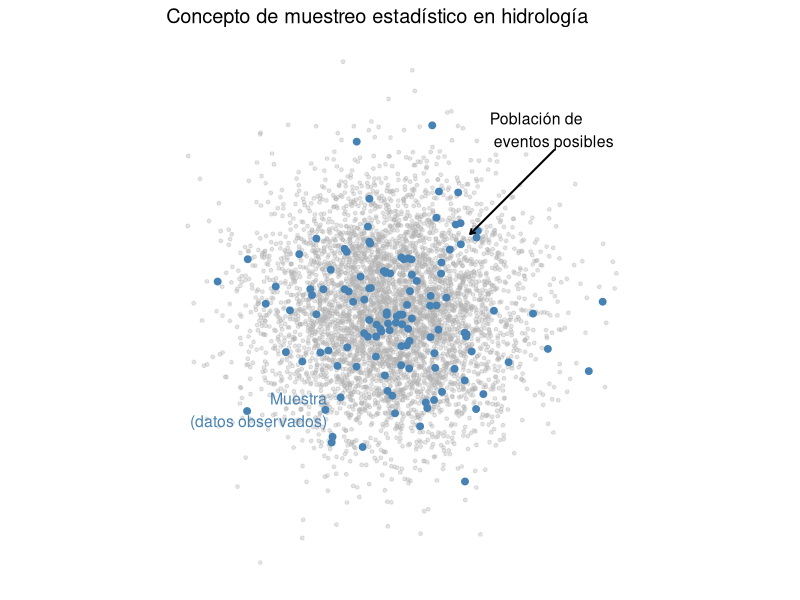
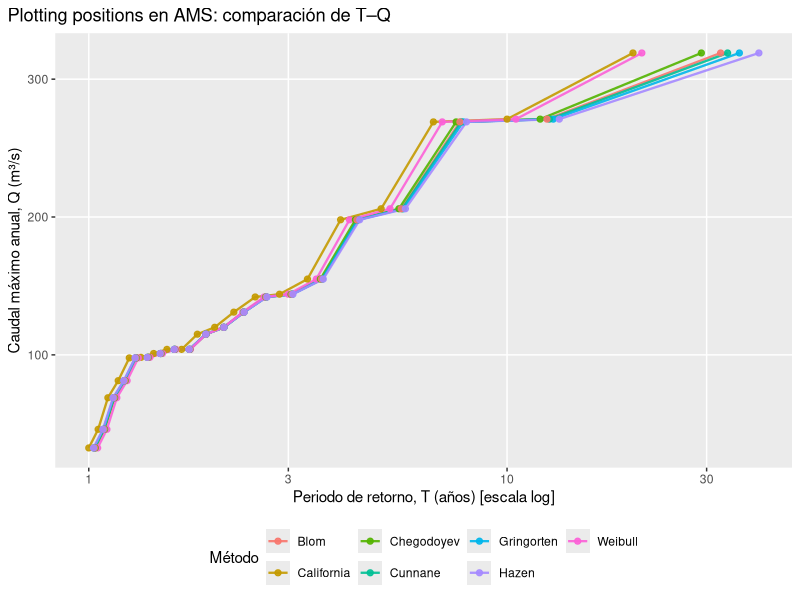

These charts were generated, in order, by the following R code:
## ---- chunk 1
#| label: fig-plot130
#| fig-cap: "Población completa vs muestra observada"
#| class: fig-border

# ============================================================
# Ilustración del concepto de muestreo estadístico en hidrología
# Población completa vs muestra observada
# ============================================================

library(tidyverse)

set.seed(123)

# ------------------------------------------------------------
# 1) Generar "población" de eventos hidrológicos posibles
# ------------------------------------------------------------
poblacion <- tibble(
  x = rnorm(5000, mean = 0, sd = 1),
  y = rnorm(5000, mean = 0, sd = 1),
  Tipo = "Población"
)

# ------------------------------------------------------------
# 2) Extraer una muestra limitada
# ------------------------------------------------------------
muestra <- poblacion %>%
  slice_sample(n = 120) %>%
  mutate(Tipo = "Muestra")

# ------------------------------------------------------------
# 3) Gráfico esquemático
# ------------------------------------------------------------
ggplot() +
  geom_point(
    data = poblacion,
    aes(x = x, y = y),
    color = "grey70",
    alpha = 0.35,
    size = 1
  ) +
  geom_point(
    data = muestra,
    aes(x = x, y = y),
    color = "steelblue",
    size = 2
  ) +
  annotate(
    "segment",
    x = 2.5, xend = 1.2,
    y = 2.5, yend = 1.2,
    arrow = arrow(length = unit(0.15, "cm")),
    linewidth = 0.7
  ) +
  annotate(
    "text",
    x = 1.5, y = 2.8,
    label = "Población de \n eventos posibles",
    hjust = 0,
    size = 4
  ) +
  annotate(
    "text",
    x = -1.0, y = -1.5,
    label = "Muestra\n(datos observados)",
    hjust = 1,
    size = 4,
    color = "steelblue"
  ) +
  coord_equal() +
  labs(
    title = "Concepto de muestreo estadístico en hidrología"
  ) +
  theme_minimal(base_size = 12) +
  theme(
    axis.title = element_blank(),
    axis.text  = element_blank(),
    axis.ticks = element_blank(),
    panel.grid = element_blank()
  )


## ---- chunk 2
#| label: tbl-caudales-log
#| tbl-cap: "Serie de máximos anuales de caudal y caudal logarítmico."
#| echo: false
#| message: false
#| warning: false

library(tidyverse)
library(kableExtra)

# ------------------------------------------------------------
# Tabla base: Caudales máximos anuales y log10(Q)
# ------------------------------------------------------------
tabla_caudales <- tibble::tribble(
  ~m, ~`Q_max (m^3/s)`, ~`log10(Q_max)`,
   1, 319.0, 2.504,
   2, 271.0, 2.433,
   3, 269.0, 2.430,
   4, 206.0, 2.314,
   5, 198.0, 2.297,
   6, 155.0, 2.190,
   7, 144.0, 2.158,
   8, 142.0, 2.152,
   9, 131.0, 2.117,
  10, 120.0, 2.079,
  11, 115.0, 2.061,
  12, 104.0, 2.017,
  13, 104.0, 2.017,
  14, 101.0, 2.004,
  15,  98.2, 1.992,
  16,  97.8, 1.990,
  17,  81.3, 1.910,
  18,  68.9, 1.838,
  19,  46.0, 1.663,
  20,  32.5, 1.512
)

# ------------------------------------------------------------
# kableExtra
# ------------------------------------------------------------
tabla_caudales %>%
  mutate(
    `Q_max (m^3/s)` = round(`Q_max (m^3/s)`, 1),
    `log10(Q_max)`  = round(`log10(Q_max)`, 3)
  ) %>%
  kbl(
    booktabs = TRUE,
    format = "html",
    align = c("c", "c", "c"),
    col.names = c("Orden m", "Q máximo (m³/s)", "log₁₀(Q máximo)"),
    escape = FALSE
  ) %>%
  kable_classic(html_font = "Latin Modern Roman") %>%
  kable_styling(
    full_width = FALSE,
    bootstrap_options = c("hover", "condensed")
  ) %>%
  row_spec(0, bold = TRUE)

## ---- chunk 3
#| label: tbl-plotpos-ams
#| tbl-cap: "Periodos de retorno (años) por método de plotting positions (AMS, n=20)."
#| echo: false
#| message: false
#| warning: false

library(tidyverse)
library(kableExtra)

# ------------------------------------------------------------
# Datos (AMS) transcritos de la tabla proporcionada
# ------------------------------------------------------------
ams_tbl <- tibble::tribble(
  ~Qmax, ~logQ, ~m, ~California, ~Weibull, ~Chegodoyev, ~Gringorten, ~Cunnane, ~Blom, ~Hazen,
  319.0, 2.504,  1, 20.000, 21.000, 29.143, 35.929, 33.667, 32.400, 40.000,
  271.0, 2.433,  2, 10.000, 10.500, 12.000, 12.897, 12.625, 12.462, 13.333,
  269.0, 2.430,  3,  6.667,  7.000,  7.556,  7.859,  7.769,  7.714,  8.000,
  206.0, 2.314,  4,  5.000,  5.250,  5.514,  5.652,  5.611,  5.586,  5.714,
  198.0, 2.297,  5,  4.000,  4.200,  4.340,  4.412,  4.391,  4.378,  4.444,
  155.0, 2.190,  6,  3.333,  3.500,  3.579,  3.619,  3.607,  3.600,  3.636,
  144.0, 2.158,  7,  2.857,  3.000,  3.045,  3.067,  3.061,  3.057,  3.077,
  142.0, 2.152,  8,  2.500,  2.625,  2.649,  2.661,  2.658,  2.656,  2.667,
  131.0, 2.117,  9,  2.222,  2.333,  2.345,  2.350,  2.349,  2.348,  2.353,
  120.0, 2.079, 10,  2.000,  2.100,  2.103,  2.105,  2.104,  2.104,  2.105,
  115.0, 2.061, 11,  1.818,  1.909,  1.907,  1.905,  1.906,  1.906,  1.905,
  104.0, 2.017, 12,  1.667,  1.750,  1.744,  1.740,  1.741,  1.742,  1.739,
  104.0, 2.017, 13,  1.538,  1.615,  1.606,  1.602,  1.603,  1.604,  1.600,
  101.0, 2.004, 14,  1.429,  1.500,  1.489,  1.484,  1.485,  1.486,  1.481,
   98.2, 1.992, 15,  1.333,  1.400,  1.388,  1.382,  1.384,  1.385,  1.379,
   97.8, 1.990, 16,  1.250,  1.313,  1.299,  1.293,  1.295,  1.296,  1.290,
   81.3, 1.910, 17,  1.176,  1.235,  1.222,  1.215,  1.217,  1.218,  1.212,
   68.9, 1.838, 18,  1.111,  1.167,  1.153,  1.146,  1.148,  1.149,  1.143,
   46.0, 1.663, 19,  1.053,  1.105,  1.091,  1.084,  1.086,  1.087,  1.081,
   32.5, 1.512, 20,  1.000,  1.050,  1.036,  1.029,  1.031,  1.032,  1.026
)

# ------------------------------------------------------------
# Tabla en kableExtra
# ------------------------------------------------------------
ams_tbl %>%
  mutate(across(where(is.numeric), ~ round(.x, 3))) %>%
  kbl(
    booktabs = TRUE,
    format = "html",
    align = "c",
    col.names = c("Qmax (m³/s)", "log Q", "m",
                  "California", "Weibull", "Chegodayev", "Gringorten", "Cunnane", "Blom", "Hazen"),
    escape = FALSE
  ) %>%
  kable_classic(html_font = "Latin Modern Roman") %>%
  kable_styling(full_width = FALSE, bootstrap_options = c("hover","condensed")) %>%
  row_spec(0, bold = TRUE)
## ---- chunk 4
#| label: fig-plot2009
#| fig-cap: "Comparación de periodos de retorno por método de plotting positions (AMS)."
#| class: fig-border

library(tidyverse)

# ------------------------------------------------------------
# Gráfico comparativo: Q vs T (eje X en escala log)
# ------------------------------------------------------------
ams_long <- ams_tbl %>%
  pivot_longer(
    cols = c(California, Weibull, Chegodoyev, Gringorten, Cunnane, Blom, Hazen),
    names_to = "Metodo",
    values_to = "T"
  )

ggplot(ams_long, aes(x = T, y = Qmax, color = Metodo)) +
  geom_line(linewidth = 0.8, alpha = 0.9) +
  geom_point(size = 1.8, alpha = 0.9) +
  scale_x_log10() +
  labs(
    title = "Plotting positions en AMS: comparación de T–Q",
    x = "Periodo de retorno, T (años) [escala log]",
    y = "Caudal máximo anual, Q (m³/s)",
    color = "Método"
  ) +
  theme(
    plot.title.position = "plot",
    panel.grid.minor = element_blank(),
    legend.position = "bottom"
  )
